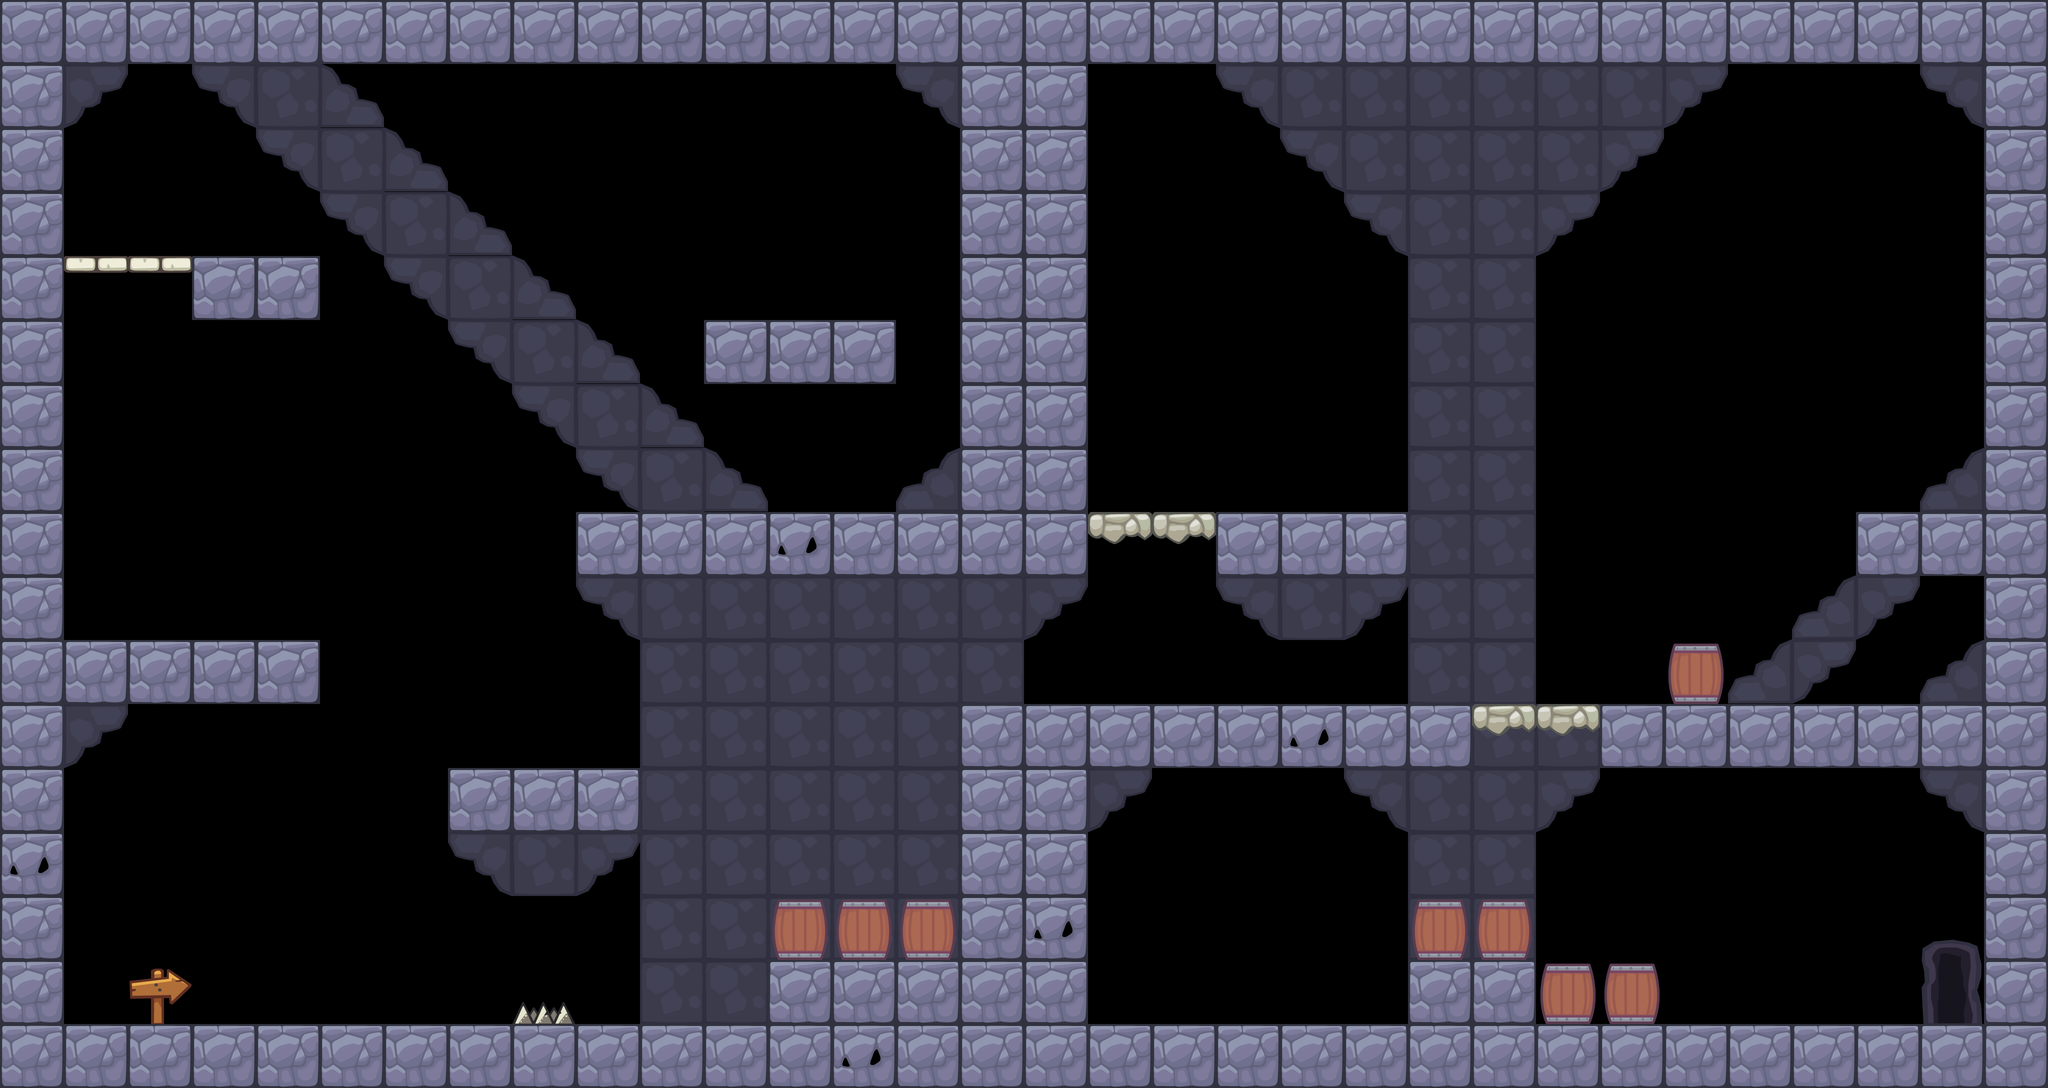

This is a level from a 2D game, rendered from its Tiled map with the project's own tilesets. A one-line summary and the complete map file follow:
An orthogonal 32x17 tile map with 128x128 px tiles, 3 tile layers (background, collision, Decoration), 2 tilesets and 15 objects (5x enemy, 3x torch, playerStart, chest, coin, ...).

<map version="1.10" tiledversion="1.11.2" orientation="orthogonal" renderorder="right-down" width="32" height="17" tilewidth="128" tileheight="128" infinite="0" nextlayerid="6" nextobjectid="17">
 <tileset firstgid="1" source="cave_tileset.tsx" />
 <tileset firstgid="49" source="dungeon_tiles.tsx" />
 <layer id="1" name="background" width="32" height="17">
  <data encoding="csv">
0,0,0,0,0,0,0,0,0,0,0,0,0,0,0,0,0,0,0,0,0,0,0,0,0,0,0,0,0,0,0,0,
0,15,0,95,93,97,0,0,0,0,0,0,0,0,14,0,0,0,0,14,13,13,13,13,13,13,15,0,0,0,14,0,
0,0,0,0,95,93,97,0,0,0,0,0,0,0,0,0,0,0,0,0,14,13,13,13,13,15,0,0,0,0,0,0,
0,0,0,0,0,95,93,97,0,0,0,0,0,0,0,0,0,0,0,0,0,14,13,13,15,0,0,0,0,0,0,0,
0,0,0,0,0,0,95,93,97,0,0,0,0,0,0,0,0,0,0,0,0,0,13,13,0,0,0,0,0,0,0,0,
0,0,0,0,0,0,0,95,93,97,0,0,0,0,0,0,0,0,0,0,0,0,13,13,0,0,0,0,0,0,0,0,
0,0,0,0,0,0,0,0,95,93,97,0,0,0,0,0,0,0,0,0,0,0,13,13,0,0,0,0,0,0,0,0,
0,0,0,0,0,0,0,0,0,95,93,97,0,0,6,0,0,0,0,0,0,0,13,13,0,0,0,0,0,0,6,0,
0,0,0,0,0,0,0,0,0,0,0,0,0,0,0,0,0,0,0,0,0,0,13,13,0,0,0,0,0,0,0,0,
0,0,0,0,0,0,0,0,0,14,13,13,13,13,13,13,15,0,0,14,13,15,13,13,0,0,0,0,98,96,0,0,
0,0,0,0,0,0,0,0,0,0,13,13,13,13,13,13,0,0,0,0,0,0,13,13,0,0,0,98,96,0,6,0,
0,15,0,0,0,0,0,0,0,0,13,13,13,13,13,0,0,0,0,0,0,0,0,13,13,0,0,0,0,0,0,0,
0,0,0,0,0,0,0,0,0,0,13,13,13,13,13,0,0,15,0,0,0,14,13,13,15,0,0,0,0,0,14,0,
0,0,0,0,0,0,0,14,13,15,13,13,13,13,13,0,0,0,0,0,0,0,13,13,0,0,0,0,0,0,0,0,
0,0,0,0,0,0,0,0,0,0,13,13,13,13,13,0,0,0,0,0,0,0,13,13,0,0,0,0,0,0,18,0,
0,0,33,0,0,0,0,0,0,0,13,13,0,0,0,0,0,0,0,0,0,0,13,13,0,0,0,0,0,0,26,0,
0,0,0,0,0,0,0,0,0,0,0,0,0,0,0,0,0,0,0,0,0,0,0,0,0,0,0,0,0,0,0,0
</data>
 </layer>
 <layer id="2" name="collision" width="32" height="17">
  <data encoding="csv">
2,2,2,2,2,2,2,2,2,2,2,2,2,2,2,2,2,2,2,2,2,2,2,2,2,2,2,2,2,2,2,2,
2,0,0,0,0,0,0,0,0,0,0,0,0,0,0,2,2,0,0,0,0,0,0,0,0,0,0,0,0,0,0,2,
2,0,0,0,0,0,0,0,0,0,0,0,0,0,0,2,2,0,0,0,0,0,0,0,0,0,0,0,0,0,0,2,
2,0,0,0,0,0,0,0,0,0,0,0,0,0,0,2,2,0,0,0,0,0,0,0,0,0,0,0,0,0,0,2,
2,21,21,2,2,0,0,0,0,0,0,0,0,0,0,2,2,0,0,0,0,0,0,0,0,0,0,0,0,0,0,2,
2,0,0,0,0,0,0,0,0,0,0,2,2,2,0,2,2,0,0,0,0,0,0,0,0,0,0,0,0,0,0,2,
2,0,0,0,0,0,0,0,0,0,0,0,0,0,0,2,2,0,0,0,0,0,0,0,0,0,0,0,0,0,0,2,
2,0,0,0,0,0,0,0,0,0,0,0,0,0,0,2,2,0,0,0,0,0,0,0,0,0,0,0,0,0,0,2,
2,0,0,0,0,0,0,0,0,2,2,2,3,2,2,2,2,4,4,2,2,2,0,0,0,0,0,0,0,2,2,2,
2,0,0,0,0,0,0,0,0,0,0,0,0,0,0,0,0,0,0,0,0,0,0,0,0,0,0,0,0,0,0,2,
2,2,2,2,2,0,0,0,0,0,0,0,0,0,0,0,0,0,0,0,0,0,0,0,0,0,38,0,0,0,0,2,
2,0,0,0,0,0,0,0,0,0,0,0,0,0,0,2,2,2,2,2,3,2,2,4,4,2,2,2,2,2,2,2,
2,0,0,0,0,0,0,2,2,2,0,0,0,0,0,2,2,0,0,0,0,0,0,0,0,0,0,0,0,0,0,2,
3,0,0,0,0,0,0,0,0,0,0,0,0,0,0,2,2,0,0,0,0,0,0,0,0,0,0,0,0,0,0,2,
2,0,0,0,0,0,0,0,0,0,0,0,38,38,38,2,3,0,0,0,0,0,38,38,0,0,0,0,0,0,0,2,
2,0,0,0,0,0,0,0,81,0,0,0,2,2,2,2,2,0,0,0,0,0,2,2,38,38,0,0,0,0,0,2,
2,2,2,2,2,2,2,2,2,2,2,2,2,3,2,2,2,2,2,2,2,2,2,2,2,2,2,2,2,2,2,2
</data>
 </layer>
 <layer id="5" name="Decoration" width="32" height="17">
  <data encoding="csv">
0,0,0,0,0,0,0,0,0,0,0,0,0,0,0,0,0,0,0,0,0,0,0,0,0,0,0,0,0,0,0,0,
0,0,0,0,0,0,0,0,0,0,0,0,0,0,0,0,0,0,0,0,0,0,0,0,0,0,0,0,0,0,0,0,
0,0,0,0,0,0,0,0,0,0,0,0,0,0,0,0,0,0,0,0,0,0,0,0,0,0,0,0,0,0,0,0,
0,0,0,0,0,0,0,0,0,0,0,0,0,0,0,0,0,0,0,0,0,0,0,0,0,0,0,0,0,0,0,0,
0,0,0,0,0,0,0,0,0,0,0,0,0,0,0,0,0,0,0,0,0,0,0,0,0,0,0,0,0,0,0,0,
0,0,0,0,0,0,0,0,0,0,0,0,0,0,0,0,0,0,0,0,0,0,0,0,0,0,0,0,0,0,0,0,
0,0,0,0,0,0,0,0,0,0,0,0,0,0,0,0,0,0,0,0,0,0,0,0,0,0,0,0,0,0,0,0,
0,0,0,0,0,0,0,0,0,0,0,0,0,0,0,0,0,0,0,0,0,0,0,0,0,0,0,0,0,0,0,0,
0,0,0,0,0,0,0,0,0,0,0,0,0,0,0,0,0,0,0,0,0,0,0,0,0,0,0,0,0,0,0,0,
0,0,0,0,0,0,0,0,0,0,0,0,0,0,0,0,0,0,0,0,0,0,0,0,0,0,0,0,0,0,0,0,
0,0,0,0,0,0,0,0,0,0,0,0,0,0,0,0,0,0,0,0,0,0,0,0,0,0,0,0,0,0,0,0,
0,0,0,0,0,0,0,0,0,0,0,0,0,0,0,0,0,0,0,0,0,0,0,0,0,0,0,0,0,0,0,0,
0,0,0,0,0,0,0,0,0,0,0,0,0,0,0,0,0,0,0,0,0,0,0,0,0,0,0,0,0,0,0,0,
0,0,0,0,0,0,0,0,0,0,0,0,0,0,0,0,0,0,0,0,0,0,0,0,0,0,0,0,0,0,0,0,
0,0,0,0,0,0,0,0,0,0,0,0,0,0,0,0,0,0,0,0,0,0,0,0,0,0,0,0,0,0,0,0,
0,0,0,0,0,0,0,0,0,0,0,0,0,0,0,0,0,0,0,0,0,0,0,0,0,0,0,0,0,0,0,0,
0,0,0,0,0,0,0,0,0,0,0,0,0,0,0,0,0,0,0,0,0,0,0,0,0,0,0,0,0,0,0,0
</data>
 </layer>
 <objectgroup id="3" name="objects">
  <object id="3" name="playerStart" type="playerStart" x="256" y="1152" width="128" height="128" />
  <object id="4" name="torchLeft" type="torch" x="0" y="640" width="128" height="128" />
  <object id="6" name="torchLeft" type="torch" x="1920" y="640" width="128" height="128" />
  <object id="7" name="chest" type="chest" x="2176" y="1920" width="128" height="144" />
  <object id="8" name="coin1" type="coin" x="1664" y="512" width="108" height="80" />
  <object id="9" name="dagger1" type="dagger" x="1024" y="1408" width="128" height="128" />
  <object id="10" name="enemy1" type="enemy" x="384" y="1920" width="68" height="88" />
  <object id="11" name="enemy1" type="enemy" x="1535.7" y="849.939" width="68" height="88" />
  <object id="12" name="enemy1" type="enemy" x="2523.58" y="1940.85" width="68" height="88" />
  <object id="13" name="enemy1" type="enemy" x="2466" y="889.333" width="68" height="88" />
  <object id="14" name="enemy1" type="enemy" x="2432.67" y="1295.39" width="68" height="88" />
  <object id="15" name="exitGate" type="exitGate" x="3822" y="1904" width="140" height="152">
   <properties>
    <property name="nextLevel" value="maps/level1/level_1_demo_3.tmx" />
   </properties>
  </object>
  <object id="16" name="torchLeft" type="torch" x="3968" y="640" width="128" height="128" />
 </objectgroup>
 <objectgroup id="4" name="Rooms" locked="1">
  <object id="2" x="0" y="0" width="2048" height="2176" />
  <object id="5" x="2048" y="0" width="2048" height="2176" />
 </objectgroup>
</map>
